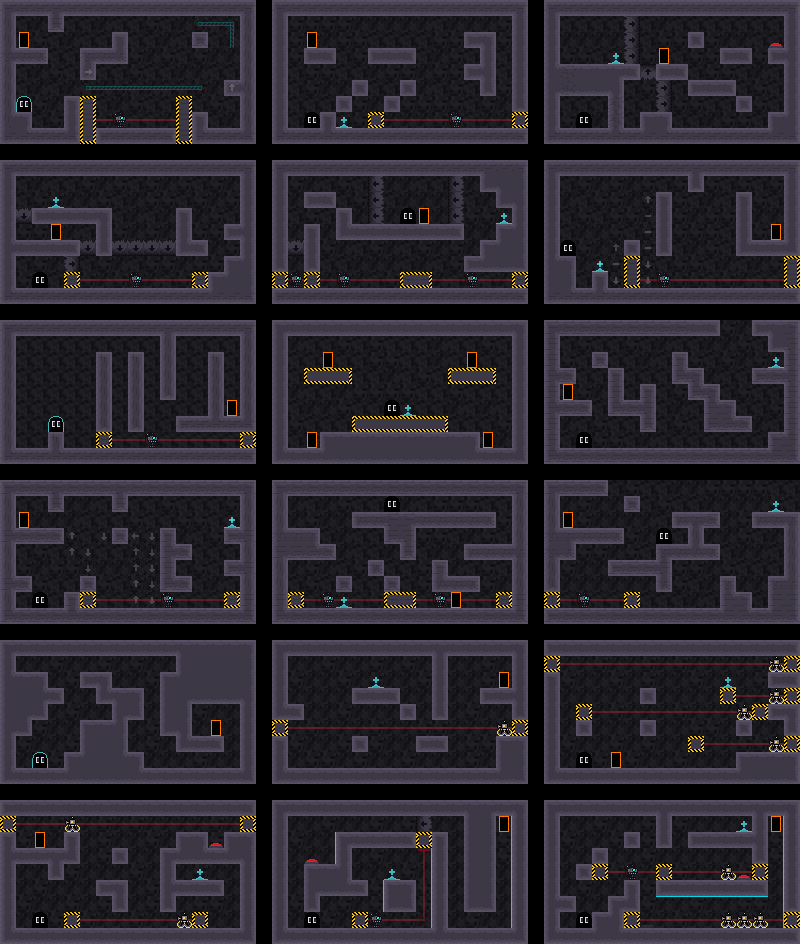

Rendered tile map (Tiled .tmx) drawn with the repository's tilesets; below, a short description and the map source with its tile grids summarised:
An orthogonal 50x59 tile map with 16x16 px tiles, 5 tile layers (bg, bgdecor, blocks, blockDecor, ...).

<map version="1.10" tiledversion="1.11.0" orientation="orthogonal" renderorder="right-down" width="50" height="59" tilewidth="16" tileheight="16" infinite="0" nextlayerid="6" nextobjectid="1">
  <tileset firstgid="1" source="spritesheet.tsx" />
  <layer id="1" name="bg" width="50" height="59">
    <data>[2950 cells, 1576 non-empty, 7 distinct tile ids]</data>
  </layer>
  <layer id="2" name="bgdecor" width="50" height="59">
    <data>[2950 cells, 171 non-empty, 9 distinct tile ids]</data>
  </layer>
  <layer id="3" name="blocks" width="50" height="59">
    <data>[2950 cells, 1249 non-empty, 44 distinct tile ids]</data>
  </layer>
  <layer id="4" name="blockDecor" width="50" height="59">
    <data>[2950 cells, 635 non-empty, 18 distinct tile ids]</data>
  </layer>
  <layer id="5" name="sprites" width="50" height="59">
    <data>[2950 cells, 106 non-empty, 16 distinct tile ids]</data>
  </layer>
</map>
